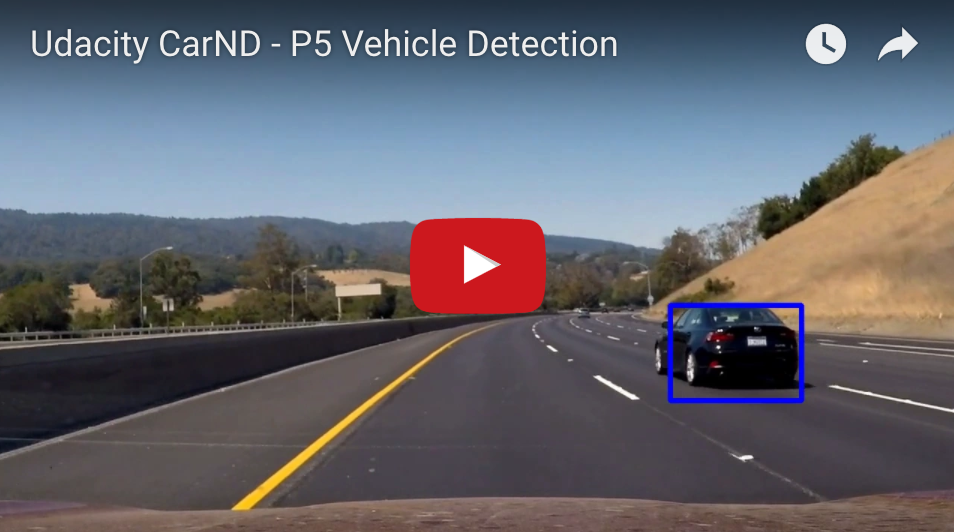
#> input picture project_video_detection.png, 954 x 532 px
$ python -i sliding_window_search.py   (imports and definitions only)   (older library calls are emulated)
#> lines starting #> are read from the running program, lines starting #| are printed output that depends on the picture
### detection_training.py
import matplotlib.image as mpimg
import numpy as np
import cv2
from skimage.feature import hog

class DetectionTraining:
    DEBUG = None

    def __init__(self):
       self.DEBUG = False

    # Define a function to return HOG features and visualization
    def get_hog_features(self, img, orient, pix_per_cell, cell_per_block,
                         vis=False, feature_vec=True):
        # Call with two outputs if vis==True
        if vis == True:

            features, hog_image = hog(img, orientations=orient,
                                      pixels_per_cell=(pix_per_cell, pix_per_cell),
                                      cells_per_block=(cell_per_block, cell_per_block),
                                      transform_sqrt=True,
                                      visualise=vis, feature_vector=feature_vec)

            return features, hog_image
        # Otherwise call with one output
        else:
            features = hog(img, orientations=orient,
                           pixels_per_cell=(pix_per_cell, pix_per_cell),
                           cells_per_block=(cell_per_block, cell_per_block),
                           transform_sqrt=True,
                           visualise=vis, feature_vector=feature_vec)
            return features


    # Define a function to compute binned color features
    def bin_spatial(self, img, size=(32, 32)):
        # Use cv2.resize().ravel() to create the feature vector
        features = cv2.resize(img, size).ravel()
        # Return the feature vector
        return features


    # Define a function to compute color histogram features
    # NEED TO CHANGE bins_range if reading .png files with mpimg!
    def color_hist(self, img, nbins=32): #bins_range=(0, 256)
        # Compute the histogram of the color channels separately
        channel1_hist = np.histogram(img[:, :, 0], bins=nbins) #range=bins_range
        channel2_hist = np.histogram(img[:, :, 1], bins=nbins) #range=bins_range
        channel3_hist = np.histogram(img[:, :, 2], bins=nbins) #range=bins_range
        # Concatenate the histograms into a single feature vector
        hist_features = np.concatenate((channel1_hist[0], channel2_hist[0], channel3_hist[0]))
        # Return the individual histograms, bin_centers and feature vector
        return hist_features

    # Define a function to extract features from a list of images
    # Have this function call bin_spatial() and color_hist()
    # [59 lines left out: function extract_features, not called in this run]

### training_parameters.py
class TrainingParameters:
    def __init__(self):

        self.color_space = 'YCrCb'
        self.orient = 9
        self.pix_per_cell = 8
        self.cell_per_block = 2
        self.hog_channel = "ALL"
        self.spatial_size = (16, 16)  # Spatial binning dimensions
        self.hist_bins = 16  # Number of histogram bins
        self.spatial_feat = True  # Spatial features on or off
        self.hist_feat = True  # Histogram features on or off
        self.hog_feat = True  # HOG features on or off

### search_parameters.py
class WindowSearchParameters:
    def __init__(self):
        self.window_size = 96
        self.scale = 1
        self.cell_per_step = 1

        self.y_start_stop = [380, None] #[400, 656]   # Min and max in y to search in slide_window()

### sliding_window_search.py
import cv2
import numpy as np
from detection_training import DetectionTraining
from training_parameters import TrainingParameters
from search_parameters import WindowSearchParameters


class SlidingWindowSearch:
    dt = None
    tp = None
    sp = None

    def __init__(self):
        self.dt = DetectionTraining()
        self.tp = TrainingParameters()
        self.sp = WindowSearchParameters()

    # Define a function that takes an image,
    # start and stop positions in both x and y,
    # window size (x and y dimensions),
    # and overlap fraction (for both x and y)
    # [49 lines left out: functions slide_window, draw_boxes, not called in this run]

    # Define a function to extract features from a single image window
    # This function is very similar to extract_features()
    # just for a single image rather than list of images
    def single_img_features(self, img, color_space='RGB', spatial_size=(32, 32),
                            hist_bins=32, orient=9,
                            pix_per_cell=8, cell_per_block=2, hog_channel=0,
                            spatial_feat=True, hist_feat=True, hog_feat=True):
        # 1) Define an empty list to receive features
        img_features = []
        # 2) Apply color conversion if other than 'RGB'
        if color_space != 'RGB':
            if color_space == 'HSV':
                feature_image = cv2.cvtColor(img, cv2.COLOR_RGB2HSV)
            elif color_space == 'LUV':
                feature_image = cv2.cvtColor(img, cv2.COLOR_RGB2LUV)
            elif color_space == 'HLS':
                feature_image = cv2.cvtColor(img, cv2.COLOR_RGB2HLS)
            elif color_space == 'YUV':
                feature_image = cv2.cvtColor(img, cv2.COLOR_RGB2YUV)
            elif color_space == 'YCrCb':
                feature_image = cv2.cvtColor(img, cv2.COLOR_RGB2YCrCb)
        else:
            feature_image = np.copy(img)
        # 3) Compute spatial features if flag is set
        if spatial_feat == True:
            ## print("self.dt: ", self.dt)
            spatial_features = self.dt.bin_spatial(feature_image, size=spatial_size)
            # 4) Append features to list
            img_features.append(spatial_features)
        # 5) Compute histogram features if flag is set
        if hist_feat == True:
            hist_features = self.dt.color_hist(feature_image, nbins=hist_bins)
            # 6) Append features to list
            img_features.append(hist_features)
        # 7) Compute HOG features if flag is set
        if hog_feat == True:
            if hog_channel == 'ALL':
                hog_features = []
                for channel in range(feature_image.shape[2]):
                    hog_features.extend(self.dt.get_hog_features(feature_image[:, :, channel],
                                                         orient, pix_per_cell, cell_per_block,
                                                         vis=False, feature_vec=True))
            else:
                hog_features = self.dt.get_hog_features(feature_image[:, :, hog_channel], orient,
                                                pix_per_cell, cell_per_block, vis=False, feature_vec=True)
            # 8) Append features to list
            img_features.append(hog_features)

        # 9) Return concatenated array of features
        return np.concatenate(img_features)


    # Define a function you will pass an image
    # and the list of windows to be searched (output of slide_windows())
    # [62 lines left out: functions search_windows, add_heat, apply_threshold, draw_labeled_bboxes, not called in this run]

>>> import cv2
>>> picture = cv2.cvtColor(cv2.imread('project_video_detection.png'), cv2.COLOR_BGR2RGB)
>>> result = SlidingWindowSearch().single_img_features(picture)
#> in bin_spatial, `features = cv2.resize(img, size).ravel()`: features = 3072 values, max 255 at index 2715, min 0 at index 1987, mean 102.8
#> in single_img_features, `spatial_features = self.dt.bin_spatial(feature_image, size=spatial_size)`: spatial_features has the same summary as features in bin_spatial
#> in color_hist, `hist_features = np.concatenate((channel1_hist[0], channel2_hist[0], ch..`: hist_features = 96 values, max 71839 at index 73, min 97 at index 62, mean 15860.2
#> in get_hog_features, `features = hog(img, orientations=orient, pixels_per_cell=(pix_per_cell..`:
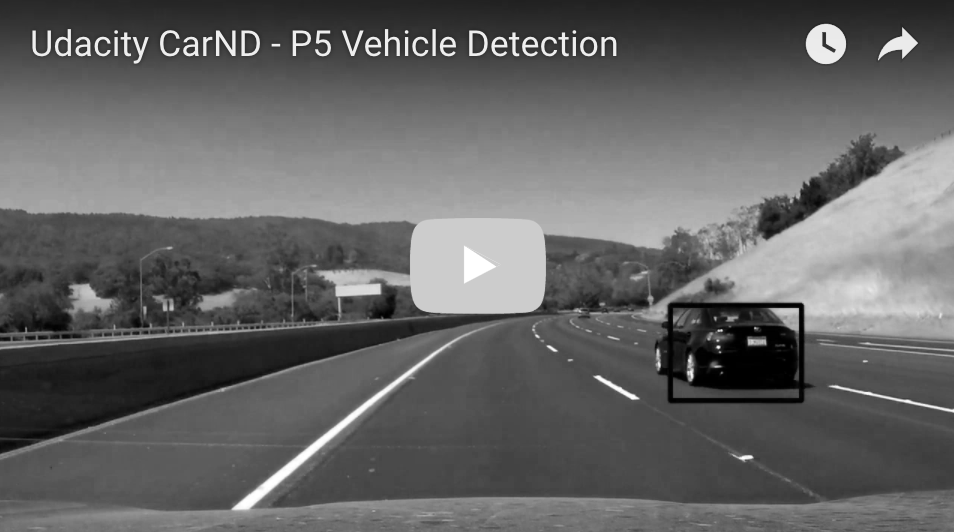
#> img: shape (532, 954); min 0, max 255, mean 100.9
